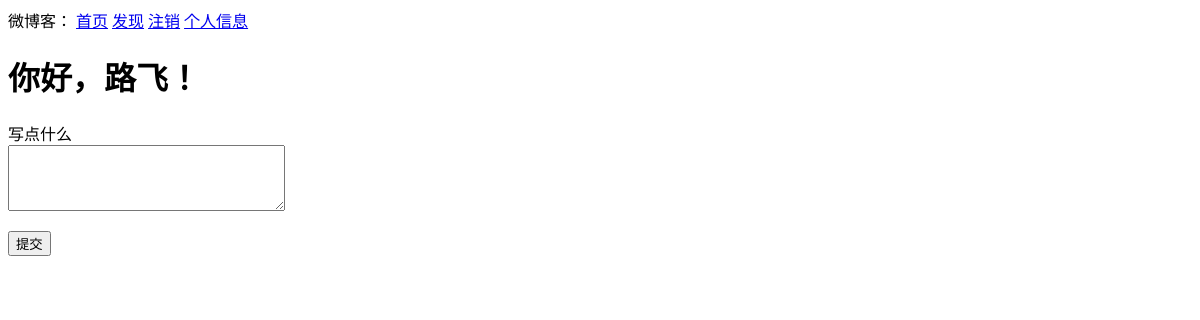
Before: /index (signed in) with the older database file.
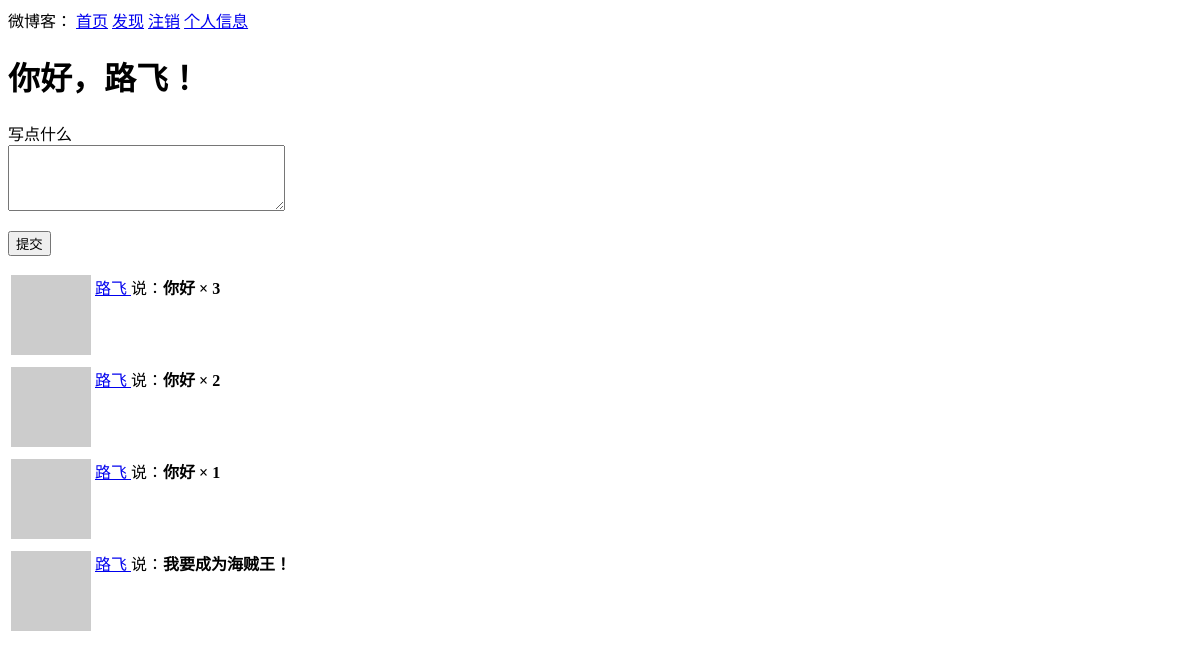
After: the same page with the newer database file.
### app/models.py (models this page shows, shortened)
class User(UserMixin, db.Model):
    id = db.Column(db.Integer, primary_key=True)
    username = db.Column(db.String(64), index=True, unique=True)
    email = db.Column(db.String(120), index=True, unique=True)
    password_hash = db.Column(db.String(128))
    posts = db.relationship('Post', backref='author', lazy='dynamic')
    about_me = db.Column(db.String(140))
    last_seen = db.Column(db.DateTime, default=datetime.utcnow)
    followed = db.relationship(
        'User', secondary=followers,
        primaryjoin=(followers.c.follower_id == id),
        secondaryjoin=(followers.c.followed_id == id),
        backref=db.backref('followers', lazy='dynamic'),
        lazy='dynamic')
    def avatar(self, size):
        digest = md5(self.email.lower().encode('utf-8')).hexdigest()
        return 'https://www.gravatar.com/avatar/{}?d=robohash&s={}'.format(
            digest, size)
    def followed_posts(self):
        followed = Post.query.join(
            followers, (followers.c.followed_id == Post.user_id)).filter(
            followers.c.follower_id == self.id)
        return followed.union(self.posts).order_by(Post.timestamp.desc())

class Post(db.Model):
    id = db.Column(db.Integer, primary_key=True)
    body = db.Column(db.String(140))
    timestamp = db.Column(db.DateTime, index=True, default=datetime.utcnow)
    user_id = db.Column(db.Integer, db.ForeignKey('user.id'))

### app/routes.py (the view)
@app.route('/', methods=['GET', 'POST'])
@app.route('/index', methods=['GET', 'POST'])
@login_required
def index():
    form = PostForm()
    if form.validate_on_submit():
        post = Post(body=form.post.data, author=current_user)
        db.session.add(post)
        db.session.commit()
        flash('博文已发送！')
        return redirect(url_for('index'))
    page = request.args.get('page', 1, type=int)
    posts = current_user.followed_posts().paginate(
        page, app.config['POSTS_PER_PAGE'], False)
    next_url = url_for('index', page=posts.next_num) if posts.has_next else None
    prev_url = url_for('index', page=posts.prev_num) if posts.has_prev else None
    return render_template('index.html', title='首页',
                           form=form, posts=posts.items,
                           next_url=next_url, prev_url=prev_url)

### app/forms.py
class PostForm(FlaskForm):
    post = TextAreaField('写点什么', validators=[
        DataRequired(), Length(min=1, max=140)])
    submit = SubmitField('提交')

### app/models.py (called while the page is built)
@login.user_loader
def load_user(id):
    return User.query.get(int(id))

### app/routes.py (called while the page is built)
@app.before_request
def before_request():
    if current_user.is_authenticated:
        current_user.last_seen = datetime.utcnow()
        db.session.commit()

### app/templates/index.html (shortened to what this page needs)
{% extends 'base.html' %}
{% block content %}
    <h1>你好，{{ current_user.username }}！</h1>
    {% if form %}
        <form action="" method="post">
            <p>
                {{ form.post.label }}<br>
                {{ form.post(cols=32, rows=4) }}<br>
            </p>
            <p>
                {{ form.submit() }}
            </p>
        </form>
    {% endif %}
    {% for post in posts %}
        {% include '_post.html' %}
    {% endfor %}
{% endblock %}

### app/templates/base.html (shortened to what this page needs)
<!DOCTYPE html>
<html lang="en">
<head>
</head>
<body>
    <div>
        微博客：
        <a href="{{ url_for('index') }}">首页</a>
        <a href="{{ url_for('explore') }}">发现</a>
        {% if current_user.is_anonymous %}
            <a href="{{ url_for('login') }}">登录</a>
        {% else %}
            <a href="{{ url_for('logout') }}">注销</a>
            <a href="{{ url_for('user', username=current_user.username) }}">个人信息</a>
        {% endif %}
    </div>
    {% block content %}{% endblock %}
</body>
</html>

### app/templates/_post.html (shortened to what this page needs)
<table>
    <tr valign="top">
        <td>
            <img src="{{ post.author.avatar(36) }}">
        </td>
        <td>
            <a href="{{ url_for('user', username=post.author.username) }}">
                {{ post.author.username }}
            </a>
            说：<b>{{ post.body }}</b>
        </td>
</table>

Changed rows visible on the page:
added Post: author.username "路飞", body "你好 × 3"
added Post: author.username "路飞", body "你好 × 2"
added Post: author.username "路飞", body "你好 × 1"
added Post: author.username "路飞", body "我要成为海贼王！"
